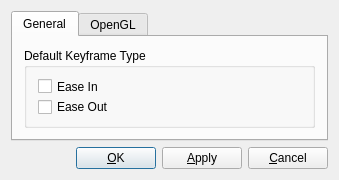
<?xml version="1.0" encoding="UTF-8"?>
<ui version="4.0">
 <class>SettingsDialog</class>
 <widget class="QDialog" name="SettingsDialog">
  <property name="windowModality">
   <enum>Qt::WindowModal</enum>
  </property>
  <property name="geometry">
   <rect>
    <x>0</x>
    <y>0</y>
    <width>339</width>
    <height>180</height>
   </rect>
  </property>
  <property name="sizePolicy">
   <sizepolicy hsizetype="Fixed" vsizetype="Fixed">
    <horstretch>0</horstretch>
    <verstretch>0</verstretch>
   </sizepolicy>
  </property>
  <property name="minimumSize">
   <size>
    <width>339</width>
    <height>180</height>
   </size>
  </property>
  <property name="maximumSize">
   <size>
    <width>339</width>
    <height>180</height>
   </size>
  </property>
  <property name="windowTitle">
   <string>Configure QAvimator</string>
  </property>
  <layout class="QGridLayout">
   <item row="1" column="1">
    <widget class="QPushButton" name="okButton">
     <property name="text">
      <string>&amp;OK</string>
     </property>
     <property name="shortcut">
      <string>Alt+O</string>
     </property>
    </widget>
   </item>
   <item row="1" column="3">
    <widget class="QPushButton" name="cancelButton">
     <property name="text">
      <string>&amp;Cancel</string>
     </property>
     <property name="shortcut">
      <string>Alt+C</string>
     </property>
    </widget>
   </item>
   <item row="1" column="2">
    <widget class="QPushButton" name="applyButton">
     <property name="text">
      <string>&amp;Apply</string>
     </property>
     <property name="shortcut">
      <string>Alt+A</string>
     </property>
    </widget>
   </item>
   <item row="0" column="0" colspan="4">
    <widget class="QTabWidget" name="tabWidget4">
     <property name="currentIndex">
      <number>0</number>
     </property>
     <widget class="QWidget" name="TabPage">
      <attribute name="title">
       <string>General</string>
      </attribute>
      <layout class="QVBoxLayout">
       <item>
        <widget class="QGroupBox" name="keyframeTypeGroupBox">
         <property name="title">
          <string>Default Keyframe Type</string>
         </property>
         <layout class="QVBoxLayout">
          <item>
           <widget class="QCheckBox" name="easeInCheckbox">
            <property name="text">
             <string>Ease In</string>
            </property>
           </widget>
          </item>
          <item>
           <widget class="QCheckBox" name="easeOutCheckbox">
            <property name="text">
             <string>Ease Out</string>
            </property>
           </widget>
          </item>
         </layout>
        </widget>
       </item>
      </layout>
     </widget>
     <widget class="QWidget" name="tab">
      <attribute name="title">
       <string>OpenGL</string>
      </attribute>
      <layout class="QGridLayout">
       <item row="1" column="0">
        <spacer>
         <property name="orientation">
          <enum>Qt::Vertical</enum>
         </property>
         <property name="sizeType">
          <enum>QSizePolicy::Expanding</enum>
         </property>
         <property name="sizeHint" stdset="0">
          <size>
           <width>20</width>
           <height>50</height>
          </size>
         </property>
        </spacer>
       </item>
       <item row="0" column="0">
        <layout class="QHBoxLayout">
         <item>
          <layout class="QVBoxLayout">
           <item>
            <widget class="QCheckBox" name="useFogCheckbox">
             <property name="text">
              <string>Use Fog</string>
             </property>
            </widget>
           </item>
           <item>
            <layout class="QHBoxLayout">
             <item>
              <widget class="QLabel" name="floorTranslucencyLabel">
               <property name="text">
                <string>Floor Translucency:</string>
               </property>
               <property name="wordWrap">
                <bool>false</bool>
               </property>
              </widget>
             </item>
             <item>
              <widget class="QSpinBox" name="floorTranslucencySpin">
               <property name="suffix">
                <string>%</string>
               </property>
               <property name="maximum">
                <number>100</number>
               </property>
              </widget>
             </item>
            </layout>
           </item>
          </layout>
         </item>
         <item>
          <spacer>
           <property name="orientation">
            <enum>Qt::Horizontal</enum>
           </property>
           <property name="sizeType">
            <enum>QSizePolicy::Expanding</enum>
           </property>
           <property name="sizeHint" stdset="0">
            <size>
             <width>406</width>
             <height>20</height>
            </size>
           </property>
          </spacer>
         </item>
        </layout>
       </item>
      </layout>
     </widget>
    </widget>
   </item>
   <item row="1" column="0">
    <spacer>
     <property name="orientation">
      <enum>Qt::Horizontal</enum>
     </property>
     <property name="sizeType">
      <enum>QSizePolicy::Expanding</enum>
     </property>
     <property name="sizeHint" stdset="0">
      <size>
       <width>61</width>
       <height>20</height>
      </size>
     </property>
    </spacer>
   </item>
  </layout>
 </widget>
 <layoutdefault spacing="6" margin="11"/>
 <pixmapfunction>qPixmapFromMimeSource</pixmapfunction>
 <resources/>
 <connections/>
</ui>
